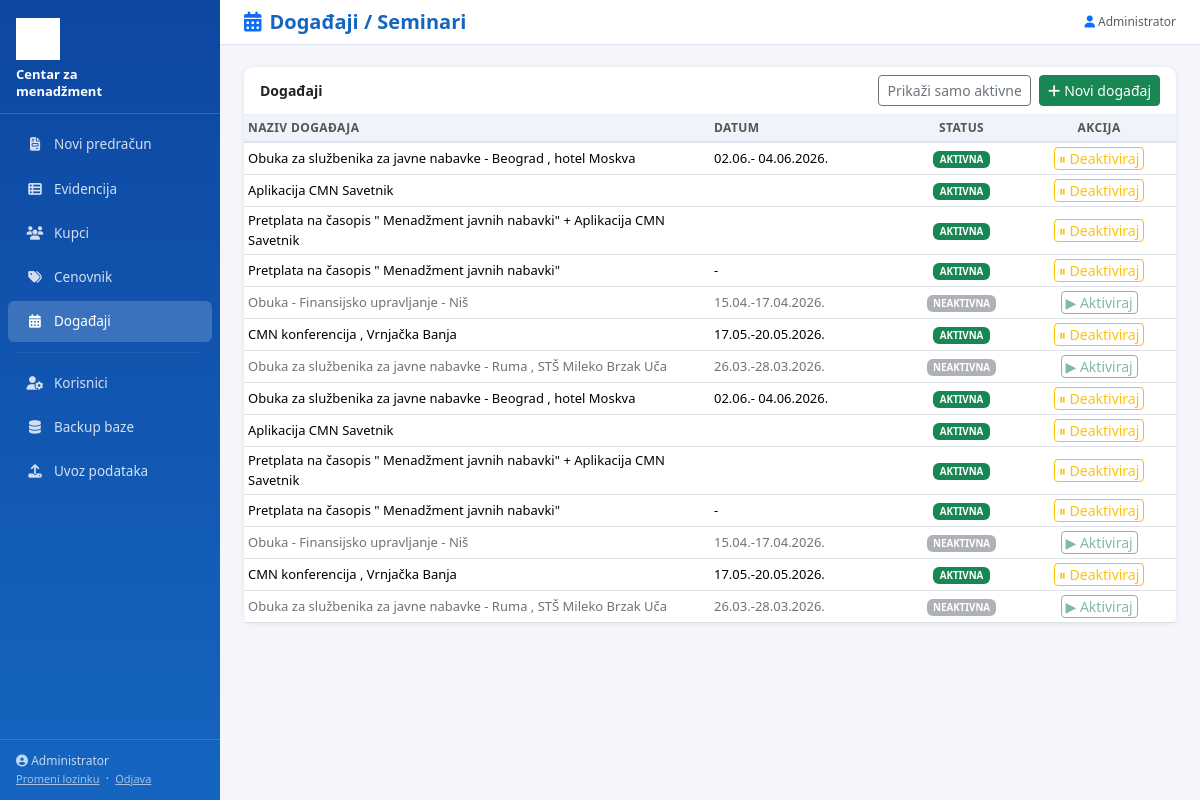
Page /dogadjaji?sve=1 (signed in) on the committed database.
### tables this page shows
CREATE TABLE dogadjaji (
        id INTEGER PRIMARY KEY AUTOINCREMENT,
        naziv TEXT NOT NULL,
        datum TEXT,
        status TEXT DEFAULT 'AKTIVNA'
    , specifikacija TEXT DEFAULT '');

### app.py (the view)
@app.route('/dogadjaji')
@login_required
def dogadjaji():
    prikazi_sve = request.args.get('sve', '0') == '1'
    rows = q("SELECT * FROM dogadjaji ORDER BY id DESC")
    if not prikazi_sve:
        rows = [r for r in rows if r['status'] == 'AKTIVNA']
    return render_template('dogadjaji.html', rows=rows, prikazi_sve=prikazi_sve)

### app.py (called while the page is built)
def login_required(f):
    @wraps(f)
    def decorated(*args, **kwargs):
        if 'user_id' not in session:
            return redirect(url_for('login'))
        return f(*args, **kwargs)
    return decorated

### db.py (called while the page is built)
def get_db():
    if DATABASE_URL:
        import psycopg2
        import psycopg2.extras
        conn = psycopg2.connect(DATABASE_URL)
        return conn, 'pg'
    else:
        import sqlite3
        db_path = os.path.join(os.path.dirname(os.path.abspath(__file__)), 'instance', 'cmn.db')
        os.makedirs(os.path.dirname(db_path), exist_ok=True)
        conn = sqlite3.connect(db_path)
        conn.row_factory = sqlite3.Row
        return conn, 'sqlite'

### templates/dogadjaji.html (shortened to what this page needs)
{% extends "base.html" %}
{% block page_title %}<i class="fa fa-calendar-days text-primary me-2"></i>Događaji / Seminari{% endblock %}
{% block content %}
<div class="card">
  <div class="card-header py-2 d-flex justify-content-between align-items-center">
    <span>Događaji</span>
    <div class="d-flex gap-2">
      <a href="/dogadjaji?sve={{ '0' if prikazi_sve else '1' }}" class="btn btn-sm btn-outline-secondary">
        {{ 'Prikaži samo aktivne' if prikazi_sve else 'Prikaži sve' }}
      </a>
      <button class="btn btn-sm btn-success" onclick="showNoviDog()"><i class="fa fa-plus me-1"></i>Novi događaj</button>
    </div>
  </div>
  <div class="card-body p-0">
    <table class="table table-hover table-sm mb-0">
      <thead>
        <tr>
          <th style="width:50%">Naziv događaja</th>
          <th>Datum</th>
          <th class="text-center">Status</th>
          <th class="text-center">Akcija</th>
        </tr>
      </thead>
      <tbody>
        {% for r in rows %}
        <tr {% if r.status=='NEAKTIVNA' %}style="opacity:.55;"{% endif %}>
          <td>{{ r.naziv }}</td>
          <td>{{ r.datum }}</td>
          <td class="text-center">
            <span class="badge {% if r.status=='AKTIVNA' %}bg-success{% else %}bg-secondary{% endif %}">{{ r.status }}</span>
          </td>
          <td class="text-center">
            <button class="btn btn-sm btn-outline-{{ 'warning' if r.status=='AKTIVNA' else 'success' }} py-0 px-1"
                    onclick="toggleDog({{ r.id }},'{{ 'NEAKTIVNA' if r.status=='AKTIVNA' else 'AKTIVNA' }}')">
              {{ '⏸ Deaktiviraj' if r.status=='AKTIVNA' else '▶ Aktiviraj' }}
            </button>
          </td>
        </tr>
        {% else %}
        <tr><td colspan="4" class="text-center text-muted py-4">Nema događaja</td></tr>
        {% endfor %}
      </tbody>
    </table>
  </div>
</div>
{% endblock %}

### templates/base.html (style rules this page uses)
:root { --cmn-blue:#1565C0;--cmn-dark:#0D47A1;--cmn-green:#2E7D32;--cmn-red:#C62828;--sidebar-w:220px; }
body { background:#f4f6fb;font-family:'Segoe UI',Arial,sans-serif;font-size:14px; }
.card { border:none;box-shadow:0 1px 6px rgba(0,0,0,.08);border-radius:10px; }
.card-header { background:#fff;border-bottom:1px solid #e8ecf5;font-weight:600;color:#222;border-radius:10px 10px 0 0!important; }
.table th { background:#f0f3fa;font-size:12px;font-weight:600;text-transform:uppercase;letter-spacing:.4px;color:#555;border-bottom:2px solid #dde3f0; }
.table td { vertical-align:middle;font-size:13px; }

### rows in the picture
dogadjaji: naziv "Obuka za službenika za javne nabavke - Beograd , hotel Moskva", datum "02.06.- 04.06.2026.", status "AKTIVNA", status "⏸ Deaktiviraj"
dogadjaji: naziv "Aplikacija CMN Savetnik", status "AKTIVNA", status "⏸ Deaktiviraj"
dogadjaji: naziv "Pretplata na časopis \" Menadžment javnih nabavki\" + Aplikacija CMN Savetnik", status "AKTIVNA", status "⏸ Deaktiviraj"
dogadjaji: naziv "Pretplata na časopis \" Menadžment javnih nabavki\"", datum "-", status "AKTIVNA", status "⏸ Deaktiviraj"
dogadjaji: naziv "Obuka - Finansijsko upravljanje - Niš", datum "15.04.-17.04.2026.", status "NEAKTIVNA", status "▶ Aktiviraj"
dogadjaji: naziv "CMN konferencija , Vrnjačka Banja", datum "17.05.-20.05.2026.", status "AKTIVNA", status "⏸ Deaktiviraj"
dogadjaji: naziv "Obuka za službenika za javne nabavke - Ruma , STŠ Mileko Brzak Uča", datum "26.03.-28.03.2026.", status "NEAKTIVNA", status "▶ Aktiviraj"
dogadjaji: naziv "Obuka za službenika za javne nabavke - Beograd , hotel Moskva", datum "02.06.- 04.06.2026.", status "AKTIVNA", status "⏸ Deaktiviraj"
dogadjaji: naziv "Aplikacija CMN Savetnik", status "AKTIVNA", status "⏸ Deaktiviraj"
dogadjaji: naziv "Pretplata na časopis \" Menadžment javnih nabavki\" + Aplikacija CMN Savetnik", status "AKTIVNA", status "⏸ Deaktiviraj"
dogadjaji: naziv "Pretplata na časopis \" Menadžment javnih nabavki\"", datum "-", status "AKTIVNA", status "⏸ Deaktiviraj"
dogadjaji: naziv "Obuka - Finansijsko upravljanje - Niš", datum "15.04.-17.04.2026.", status "NEAKTIVNA", status "▶ Aktiviraj"
dogadjaji: naziv "CMN konferencija , Vrnjačka Banja", datum "17.05.-20.05.2026.", status "AKTIVNA", status "⏸ Deaktiviraj"
dogadjaji: naziv "Obuka za službenika za javne nabavke - Ruma , STŠ Mileko Brzak Uča", datum "26.03.-28.03.2026.", status "NEAKTIVNA", status "▶ Aktiviraj"

### other values in the picture
{{ session.user_ime }} "Administrator"
{{ 'Prikaži samo aktivne' if prikazi_sve else 'Prikaži sve' }} "Prikaži samo aktivne"
